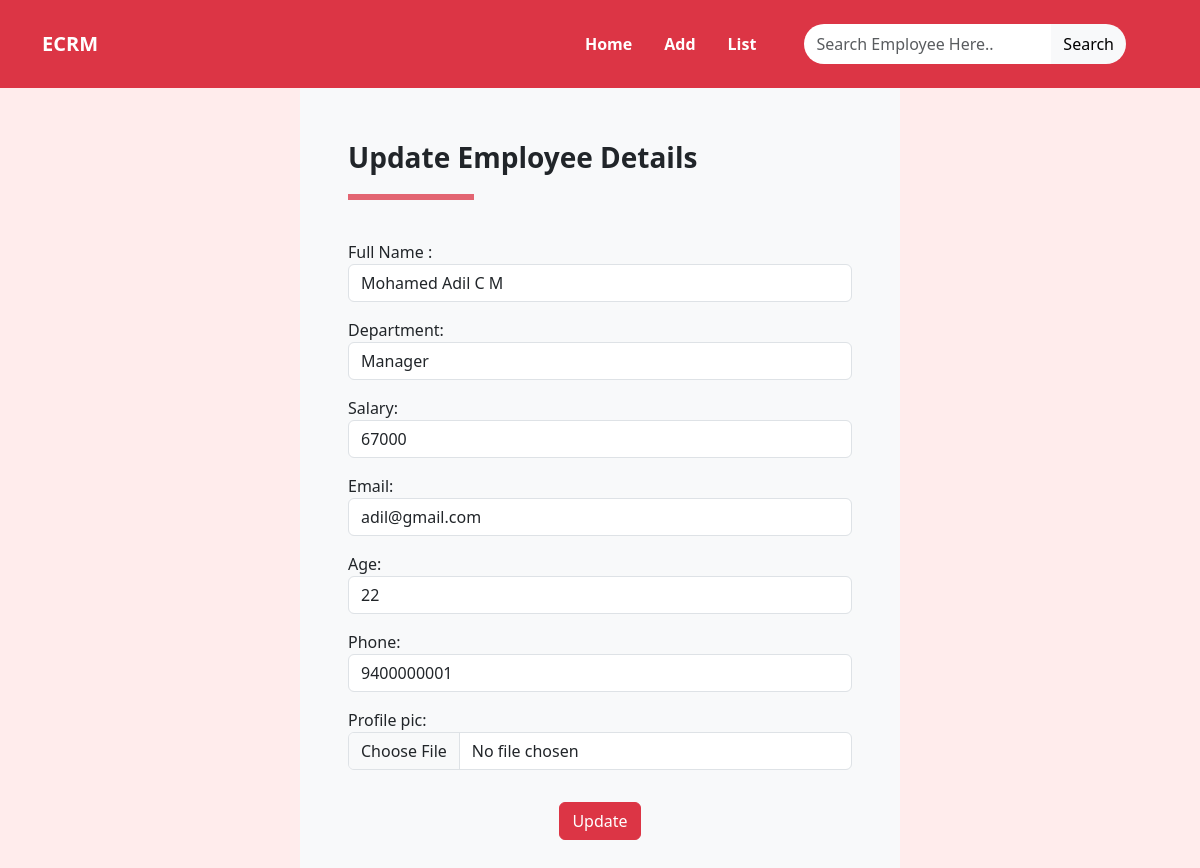
The page /employee/25/update/ on the database its author committed.
### crm/models.py (models this page shows, shortened)
class Employees(models.Model):
    name=models.CharField(max_length=100)
    department=models.CharField(max_length=100)
    salary=models.PositiveBigIntegerField()
    email=models.EmailField(unique=True)
    age=models.PositiveBigIntegerField()
    phone = models.IntegerField()
    profile_pic = models.ImageField(upload_to="assests/emp_img",null=True)

### crm/views.py (the view, shortened to what this page needs)
# urls.py: path('employee/<int:pk>/update/', views.ViewEmpUpdate.as_view(), name="update_emp")
class ViewEmpUpdate(View):
    def get(self,request,*args,**kwargs):
        id=kwargs.get("pk")
        qs=Employees.objects.get(id=id)
        form=EmpModelForm(instance=qs)
        return render(request,"emp_update.html",{"form":form})

### crm/form.py
class EmpModelForm(forms.ModelForm):
    class Meta:
        model = Employees
        fields = "__all__"
        widgets = {
            'name': forms.TextInput(attrs={"class": "form-control", 'placeholder': "Ex. Adam John"}),
            'department': forms.TextInput(attrs={"class": "form-control"}),
            'email': forms.TextInput(attrs={"class": "form-control"}),
            'phone': forms.TextInput(attrs={"class": "form-control"}),
            'age': forms.TextInput(attrs={"class": "form-control"}),
            'salary': forms.TextInput(attrs={"class": "form-control"}),
            'profile_pic': forms.FileInput(attrs={"class": "form-control"})
        }
        labels = {
          'name':'Full Name '
        }

### crm/templates/emp_update.html (shortened to what this page needs)
{%extends 'base.html'%}
{%block body_block%}
<div class="d-flex justify-content-center">
    <form class="fs-6 fw-normal bg-light w-50 p-5" method="post" enctype="multipart/form-data">
        <p class="fw-bold fs-3 ">Update Employee Details</p>
        <hr class="border border-danger border-3 opacity-75 w-25">
        <br>
        {{form.as_p}}
        <div class="d-flex justify-content-center ">
            <button type="submit" class="btn btn-danger mt-3">Update </button>
        </div>
    </form>
</div>
{%endblock%}

### crm/templates/base.html (style rules this page uses)
body { background-color: #ffecec; height: 100vh; }

### rows shown on the page
Employees: name "Mohamed Adil C M", department "Manager", salary "67000", email "adil@gmail.com", age "22", phone "9400000001"
